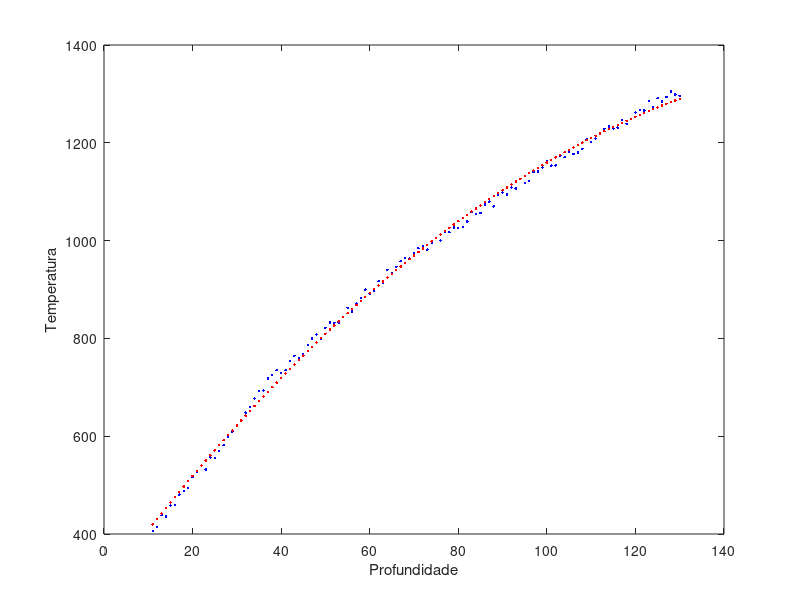
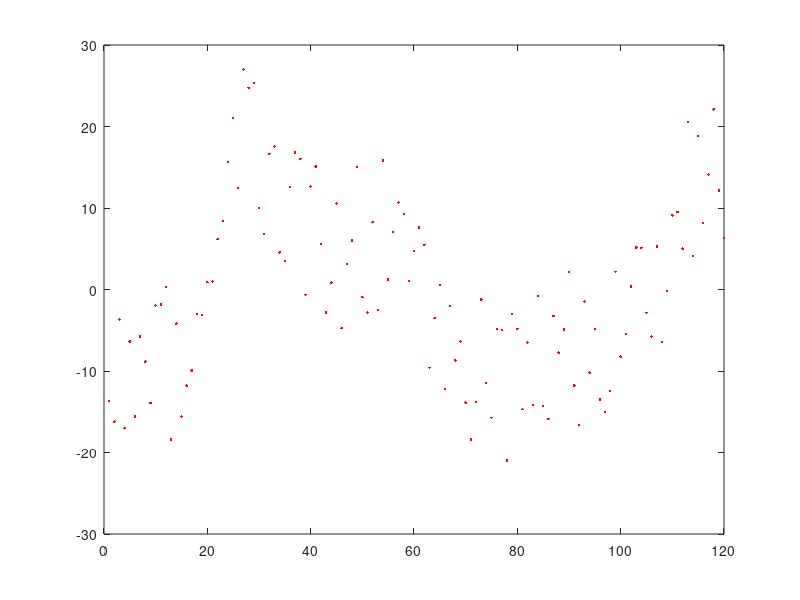

Recreate these plots in MATLAB, in order.
% Problemas Diretos e Inversos em Geofísica - Conceitos Básicos e Aplicações
% Prof. Giuliano Marotta - SIS/IG/UnB - marotta@unb.br
% Parte I: Exercicio 02
% ---------------------------------------------------------------------
clear
clc
% Modelo: T = a*1+b*z+c*z^2
% Abrir arquivo de dados
Dados = load('DadosEx01.txt');
% Vetor dos dados de profundidade
z = Dados(:,1);
% Vetor dos dados observados de Temperarura
d = Dados(:,2);
% Numero de parametros
M = 3; %'a', 'b' e 'c'
% Numero de Observacoes
N = length(d(:,1));
% Matriz dos coeficientes
G = [ones(N,1) z z.^2];
% Matris Peso
W = eye(N,N);
% Vetor dos parametros
m = (G'*W*G)^-1*(G'*W*d)
% Vetor dos erros
e = d-G*m
% Variancia a posteriori
Var_pos = (e'*W*e)/(N-M)
% Matrix covariancia dos parametros
Cov_m = Var_pos*(G'*W*G)^-1
% Vetor dos desvios Padrao dos Parametros
Dp_m = diag(Cov_m).^0.5

% Plotar dados observados
figure
plot(z,d,'.b')
xlabel('Profundidade')
ylabel('Temperatura')
% Plotar dados calculados
hold on
plot(z,G*m,'.r')

% plotar erro
figure
plot(e,'.r')

